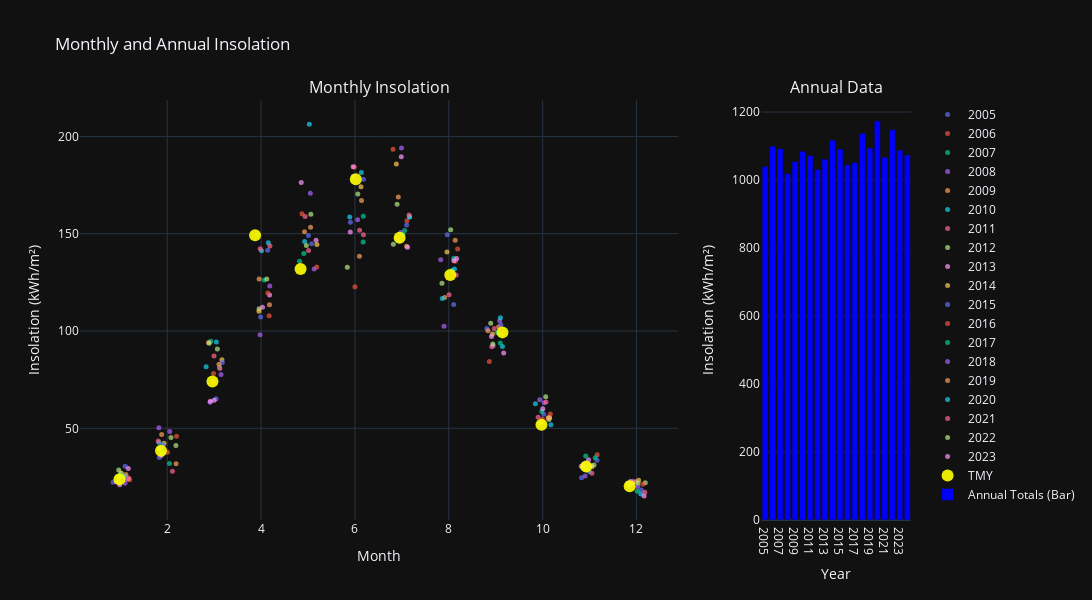

Here is the notebook cell this chart was saved with:
### Markdown cell above
### Historical Monthly Insolation

### Code cell
from plotly.subplots import make_subplots
from ipywidgets import Button, Dropdown, VBox
from IPython.display import display
import plotly.graph_objects as go


# Calculate monthly insolation for df_historical
df_historical['Month'] = df_historical.index.month
df_historical['Year'] = df_historical.index.year
monthly_insolation_historical = df_historical.groupby(['Year', 'Month'])['GHI'].sum().reset_index()
monthly_insolation_historical.rename(columns={'GHI': 'Monthly Insolation'}, inplace=True)
monthly_insolation_historical['Monthly Insolation'] /= 1000  # Convert to kWh

# Calculate monthly insolation for df_tmy
df_tmy['Month'] = df_tmy.index.month
df_tmy['Year'] = "TMY"
monthly_insolation_tmy = df_tmy.groupby(['Year', 'Month'])['GHI'].sum().reset_index()
monthly_insolation_tmy.rename(columns={'GHI': 'Monthly Insolation'}, inplace=True)
monthly_insolation_tmy['Monthly Insolation'] /= 1000  # Convert to kWh

# Calculate annual totals for historical data
annual_totals_historical = monthly_insolation_historical.groupby("Year")["Monthly Insolation"].sum()

# Calculate the annual total for TMY
annual_total_tmy = monthly_insolation_tmy["Monthly Insolation"].sum()

# Combine historical and TMY data into a single DataFrame
annual_totals = pd.concat(
    [annual_totals_historical, pd.Series({"TMY": annual_total_tmy})],
    axis=0
).rename("Annual Total")

# Create the subplot figure
fig = make_subplots(
    rows=1, 
    cols=2, 
    subplot_titles=("Monthly Insolation", "Annual Data"), 
    column_widths=[0.8, 0.2]  # Set the proportion to 4:1
)

# Update the theme
fig.update_layout(template="plotly_dark")

# Add monthly insolation data with different colors for each year
for year, group in monthly_insolation_historical.groupby("Year"):
    fig.add_trace(
        go.Scatter(
            x=group["Month"] + np.random.uniform(-0.2, 0.2, size=len(group)),  # Add jitter to x-axis
            y=group["Monthly Insolation"],
            mode="markers",
            name=str(year),
            marker=dict(
                size=5,  # Set marker size
                opacity=0.7  # Set marker transparency
            ),
        ),
        row=1,
        col=1,
    )

# Add TMY data to the plot
fig.add_trace(
    go.Scatter(
        x=monthly_insolation_tmy["Month"] + np.random.uniform(-0.2, 0.2, size=len(monthly_insolation_tmy)),  # Add jitter to x-axis
        y=monthly_insolation_tmy["Monthly Insolation"],
        mode="markers",
        name="TMY",
        marker=dict(
            size=12,  # Set marker size
            color="yellow",  # Set marker color
            opacity=0.9  # Set marker transparency
        ),
    ),
    row=1,
    col=1,
)

# Add bar chart for annual totals
fig.add_trace(
    go.Bar(
        x=annual_totals.index.astype(str),
        y=annual_totals.values,
        name="Annual Totals (Bar)",
        marker=dict(color="blue"),
    ),
    row=1,
    col=2,
)

# Update layout
fig.update_layout(
    title="Monthly and Annual Insolation",
    xaxis_title="Month",
    yaxis_title="Insolation (kWh/m²)",
    xaxis2_title="Year",
    yaxis2_title="Insolation (kWh/m²)",
    barmode="group",  # Group bars for better visualization
    showlegend=True,
    height=600,
    width=1200,
)

# Show the plot
fig.show()

# Create a summary table for annual totals
annual_summary = pd.DataFrame({
    "Mean": [annual_totals.mean()],
    "Median": [annual_totals.median()],
    "Q1": [annual_totals.quantile(0.25)],
    "Q3": [annual_totals.quantile(0.75)],
    "Min": [annual_totals.min()],
    "Max": [annual_totals.max()],
    "Std": [annual_totals.std()]
}).T.rename(columns={0: "Annual Totals Summary"})

# Display the table
display(annual_summary)

import matplotlib.pyplot as plt

# Pivot the data to create a table where rows are months and columns are years
heatmap_data = monthly_insolation_historical.pivot(index="Month", columns="Year", values="Monthly Insolation")

# Add the TMY data as a new column
heatmap_data["TMY"] = monthly_insolation_tmy.set_index("Month")["Monthly Insolation"]

# Convert values to integers for display
heatmap_data = heatmap_data.astype(int)
heatmap_data.index = heatmap_data.index.map(lambda x: pd.to_datetime(f'2023-{x:02d}-01').strftime('%B'))

# Recreate the heatmap with updated y-axis labels
plt.figure(figsize=(16, 4))
sns.heatmap(
    heatmap_data,
    annot=True,
    fmt="d",
    cmap="coolwarm",
    cbar_kws={"label": "Monthly Insolation (kWh/m²)"},
    linewidths=0.8
)

# Add labels and title
plt.title("Monthly Insolation Heatmap")
plt.xlabel("Year")
plt.ylabel("Month")
plt.show()

### Figure 1 — Plotly figure (JSON) as saved in the notebook; plotly's stock layout.template omitted (floating-point values rounded to 4 significant figures)
{"data": [{"marker": {"opacity": 0.7, "size": 5}, "mode": "markers", "name": "2005", "type": "scatter", "x": [0.845, 1.832, 3.041, 3.991, 5.01, 5.903, 6.948, 7.968, 8.812, 10.01, 11.16, 11.84], "xaxis": "x", "y": [22.35, 35.02, 65.19, 107.3, 149.1, 155.9, 146.3, 149.5, 101.3, 52.98, 33.61, 21.17], "yaxis": "y"}, {"marker": {"opacity": 0.7, "size": 5}, "mode": "markers", "name": "2006", "type": "scatter", "x": [1.199, 2.005, 2.987, 4.173, 5.186, 5.989, 6.812, 8.142, 9.117, 9.997, 11.16, 11.84], "xaxis": "x", "y": [23.63, 37.77, 74.09, 107.9, 132.9, 184.3, 193.4, 135.9, 98.39, 54.64, 36.46, 20.0], "yaxis": "y"}, {"marker": {"opacity": 0.7, "size": 5}, "mode": "markers", "name": "2007", "type": "scatter", "x": [1.011, 1.858, 2.928, 3.925, 4.82, 6.175, 7.058, 8.107, 9.029, 10.14, 11.12, 11.87], "xaxis": "x", "y": [26.9, 38.42, 94.69, 149.2, 135.9, 145.7, 151.7, 137.4, 99.27, 55.56, 34.88, 22.68], "yaxis": "y"}, {"marker": {"opacity": 0.7, "size": 5}, "mode": "markers", "name": "2008", "type": "scatter", "x": [1.1, 1.821, 3.147, 4.185, 5.131, 6.058, 6.977, 7.899, 8.948, 10.03, 10.91, 11.92], "xaxis": "x", "y": [21.79, 50.27, 77.71, 123.1, 131.9, 157.2, 150.6, 102.5, 92.45, 63.2, 25.56, 22.75], "yaxis": "y"}, {"marker": {"opacity": 0.7, "size": 5}, "mode": "markers", "name": "2009", "type": "scatter", "x": [1.16, 2.188, 2.882, 4.179, 5.055, 6.141, 7.101, 7.913, 9.064, 10.15, 11.04, 11.81], "xaxis": "x", "y": [23.95, 31.82, 94.13, 113.5, 153.3, 167.1, 143.6, 117.2, 102.1, 55.47, 30.88, 21.73], "yaxis": "y"}, {"marker": {"opacity": 0.7, "size": 5}, "mode": "markers", "name": "2010", "type": "scatter", "x": [0.9639, 1.918, 2.829, 4.01, 4.928, 6.136, 7.163, 7.862, 9.144, 9.846, 10.99, 12.09], "xaxis": "x", "y": [23.35, 37.26, 81.65, 141.2, 146.0, 181.4, 158.7, 116.7, 91.99, 62.62, 27.84, 16.22], "yaxis": "y"}, {"marker": {"opacity": 0.7, "size": 5}, "mode": "markers", "name": "2011", "type": "scatter", "x": [1.181, 2.111, 2.997, 3.981, 4.937, 6.182, 6.907, 8.158, 8.915, 10.07, 11.05, 11.87], "xaxis": "x", "y": [24.48, 27.95, 87.19, 142.3, 158.8, 149.5, 147.9, 128.7, 91.93, 63.48, 26.96, 22.67], "yaxis": "y"}, {"marker": {"opacity": 0.7, "size": 5}, "mode": "markers", "name": "2012", "type": "scatter", "x": [0.9666, 2.185, 2.893, 3.958, 4.965, 5.838, 6.819, 7.855, 8.894, 10.14, 10.86, 12.19], "xaxis": "x", "y": [28.56, 41.14, 93.72, 111.5, 143.9, 132.8, 144.6, 124.5, 103.9, 54.51, 29.87, 22.0], "yaxis": "y"}, {"marker": {"opacity": 0.7, "size": 5}, "mode": "markers", "name": "2013", "type": "scatter", "x": [0.9863, 1.876, 2.999, 4.182, 5.172, 5.901, 6.988, 8.169, 9.17, 9.942, 10.98, 11.91], "xaxis": "x", "y": [20.98, 36.15, 64.4, 118.5, 146.7, 150.8, 189.5, 137.3, 88.75, 52.63, 33.89, 21.96], "yaxis": "y"}, {"marker": {"opacity": 0.7, "size": 5}, "mode": "markers", "name": "2014", "type": "scatter", "x": [1.02, 1.932, 3.166, 3.955, 5.19, 6.128, 6.882, 7.962, 8.931, 10.14, 11.05, 12.05], "xaxis": "x", "y": [26.89, 42.33, 85.19, 110.2, 144.4, 174.1, 185.8, 140.6, 98.49, 55.43, 30.29, 23.35], "yaxis": "y"}, {"marker": {"opacity": 0.7, "size": 5}, "mode": "markers", "name": "2015", "type": "scatter", "x": [1.103, 1.912, 3.174, 4.14, 5.078, 6.18, 7.101, 8.106, 9.111, 10.03, 10.83, 12.1], "xaxis": "x", "y": [30.46, 41.45, 83.84, 141.5, 144.9, 177.9, 154.5, 113.7, 103.2, 57.24, 24.55, 18.28], "yaxis": "y"}, {"marker": {"opacity": 0.7, "size": 5}, "mode": "markers", "name": "2016", "type": "scatter", "x": [1.107, 2.198, 2.986, 4.144, 4.872, 6.0, 7.11, 8.189, 8.865, 10.17, 10.88, 12.14], "xaxis": "x", "y": [25.15, 45.9, 78.18, 119.5, 160.3, 122.7, 156.7, 142.1, 84.39, 57.41, 31.48, 21.23], "yaxis": "y"}, {"marker": {"opacity": 0.7, "size": 5}, "mode": "markers", "name": "2017", "type": "scatter", "x": [1.049, 2.048, 3.116, 4.066, 4.911, 6.178, 7.025, 8.072, 9.098, 9.983, 10.92, 12.02], "xaxis": "x", "y": [25.93, 31.88, 81.41, 126.3, 139.8, 159.0, 149.7, 131.3, 93.85, 58.71, 35.81, 17.67], "yaxis": "y"}, {"marker": {"opacity": 0.7, "size": 5}, "mode": "markers", "name": "2018", "type": "scatter", "x": [1.113, 2.054, 2.913, 3.977, 5.05, 5.967, 6.992, 7.828, 9.084, 9.939, 10.95, 12.03], "xaxis": "x", "y": [23.76, 48.38, 63.44, 98.14, 170.9, 179.5, 194.0, 136.7, 105.3, 64.67, 32.32, 20.13], "yaxis": "y"}, {"marker": {"opacity": 0.7, "size": 5}, "mode": "markers", "name": "2019", "type": "scatter", "x": [1.119, 1.882, 3.103, 3.958, 4.926, 6.097, 6.924, 8.137, 8.837, 10.12, 10.93, 11.98], "xaxis": "x", "y": [26.29, 46.78, 82.96, 126.7, 151.0, 138.4, 168.9, 146.6, 100.1, 55.25, 28.74, 22.56], "yaxis": "y"}, {"marker": {"opacity": 0.7, "size": 5}, "mode": "markers", "name": "2020", "type": "scatter", "x": [1.08, 1.824, 3.047, 4.154, 5.028, 5.89, 7.165, 8.121, 9.101, 10.18, 10.95, 11.84], "xaxis": "x", "y": [25.21, 42.74, 94.42, 145.3, 206.3, 158.6, 158.6, 131.9, 106.8, 51.88, 30.31, 21.58], "yaxis": "y"}, {"marker": {"opacity": 0.7, "size": 5}, "mode": "markers", "name": "2021", "type": "scatter", "x": [0.9158, 1.808, 3.12, 4.189, 5.012, 6.1, 7.155, 8.006, 8.969, 9.905, 10.87, 12.18], "xaxis": "x", "y": [22.53, 43.43, 80.7, 143.6, 141.3, 151.8, 159.6, 118.7, 101.2, 55.75, 31.23, 17.19], "yaxis": "y"}, {"marker": {"opacity": 0.7, "size": 5}, "mode": "markers", "name": "2022", "type": "scatter", "x": [0.9694, 2.08, 3.069, 4.122, 5.061, 6.061, 6.899, 8.041, 8.938, 10.07, 11.1, 12.03], "xaxis": "x", "y": [24.88, 45.33, 90.73, 126.7, 160.0, 170.4, 165.2, 152.0, 93.37, 66.18, 31.15, 21.86], "yaxis": "y"}, {"marker": {"opacity": 0.7, "size": 5}, "mode": "markers", "name": "2023", "type": "scatter", "x": [1.17, 1.828, 2.918, 4.029, 4.855, 5.961, 7.122, 8.108, 8.91, 10.0, 10.82, 12.16], "xaxis": "x", "y": [29.35, 39.71, 63.93, 112.3, 176.3, 184.5, 143.0, 136.1, 97.16, 60.03, 30.47, 15.29], "yaxis": "y"}, {"marker": {"color": "yellow", "opacity": 0.9, "size": 12}, "mode": "markers", "name": "TMY", "type": "scatter", "x": [0.982, 1.868, 2.964, 3.873, 4.841, 6.019, 6.952, 8.032, 9.144, 9.976, 10.93, 11.85], "xaxis": "x", "y": [23.78, 38.44, 74.11, 149.2, 131.9, 177.9, 147.9, 128.7, 99.3, 51.88, 30.32, 20.19], "yaxis": "y"}, {"marker": {"color": "blue"}, "name": "Annual Totals (Bar)", "type": "bar", "x": ["2005", "2006", "2007", "2008", "2009", "2010", "2011", "2012", "2013", "2014", "2015", "2016", "2017", "2018", "2019", "2020", "2021", "2022", "2023", "TMY"], "xaxis": "x2", "y": [1040.0, 1099.0, 1092.0, 1019.0, 1055.0, 1085.0, 1072.0, 1031.0, 1062.0, 1117.0, 1091.0, 1045.0, 1051.0, 1137.0, 1094.0, 1174.0, 1067.0, 1148.0, 1088.0, 1074.0], "yaxis": "y2"}], "layout": {"annotations": [{"font": {"size": 16}, "showarrow": false, "text": "Monthly Insolation", "x": 0.36, "xanchor": "center", "xref": "paper", "y": 1, "yanchor": "bottom", "yref": "paper"}, {"font": {"size": 16}, "showarrow": false, "text": "Annual Data", "x": 0.91, "xanchor": "center", "xref": "paper", "y": 1, "yanchor": "bottom", "yref": "paper"}], "barmode": "group", "height": 600, "showlegend": true, "title": {"text": "Monthly and Annual Insolation"}, "width": 1200, "xaxis": {"anchor": "y", "domain": [0, 0.72], "title": {"text": "Month"}}, "xaxis2": {"anchor": "y2", "domain": [0.82, 1], "title": {"text": "Year"}}, "yaxis": {"anchor": "x", "domain": [0, 1], "title": {"text": "Insolation (kWh/m²)"}}, "yaxis2": {"anchor": "x2", "domain": [0, 1], "title": {"text": "Insolation (kWh/m²)"}}}}
